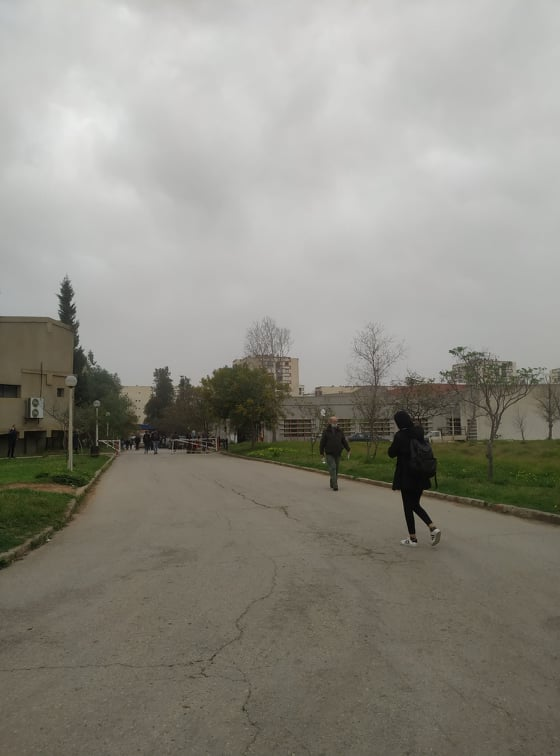
#> input picture tp3/image1.jpg, 560 x 756 px
$ python stitch.py
#> lines starting #> are read from the running program, lines starting #| are printed output that depends on the picture
#reference: https://pylessons.com/OpenCV-image-stiching-continue

import cv2
import numpy as np
#original_image_right
img_r = cv2.imread('image1.jpg')
#> img_r is the input picture: shape (756, 560, 3); mean B, G, R 131.4, 140.3, 142.4
imgr = cv2.cvtColor(img_r,cv2.COLOR_BGR2GRAY)

#original_image_left
img_l = cv2.imread('image0.jpg')
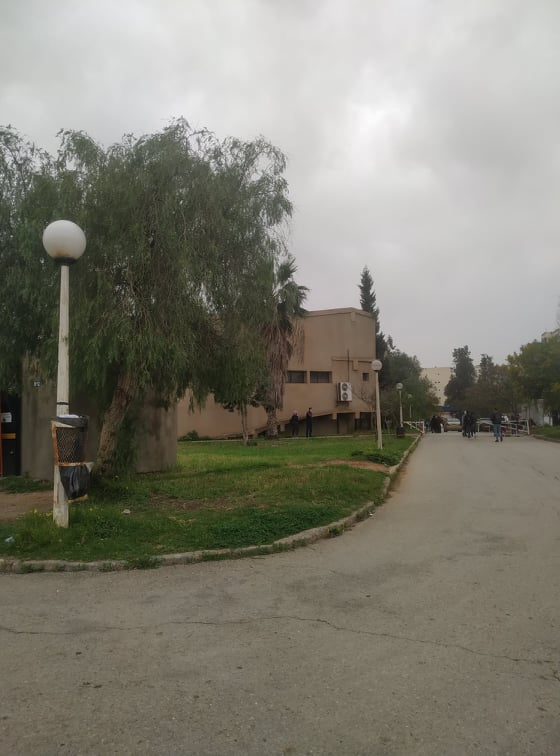
#> input picture tp3/image0.jpg, 560 x 756 px
#> img_l is the input picture: shape (756, 560, 3); mean B, G, R 115.1, 126.6, 128.7
imgl = cv2.cvtColor(img_l,cv2.COLOR_BGR2GRAY)
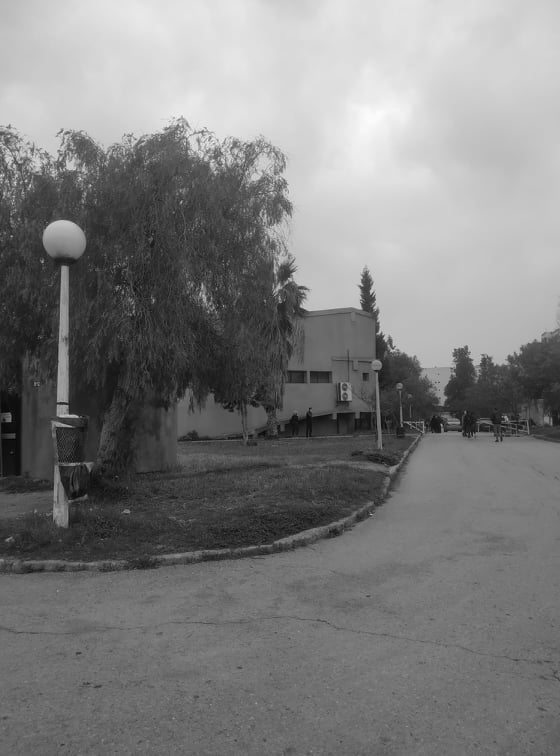
#> imgl: shape (756, 560); min 1, max 252, mean 125.9

sift = cv2.SIFT_create()
# find key points
kpr, desr = sift.detectAndCompute(imgr,None)
#> kpr = 619 keypoints; strongest (x, y, size): (66, 293, 10.4), (237, 409, 68.3), (450, 351, 2.1), (67, 311, 11.1)
kpl, desl = sift.detectAndCompute(imgl,None)
#> kpl = 877 keypoints; strongest (x, y, size): (77, 416, 2), (366, 282, 9.1), (368, 299, 10.1), (64, 270, 5.9)

cv2.imshow('original_image_left_keypoints',cv2.drawKeypoints(img_l,kpl,None))
cv2.waitKey(0)

cv2.imshow('original_image_right_keypoints',cv2.drawKeypoints(img_r,kpr,None))
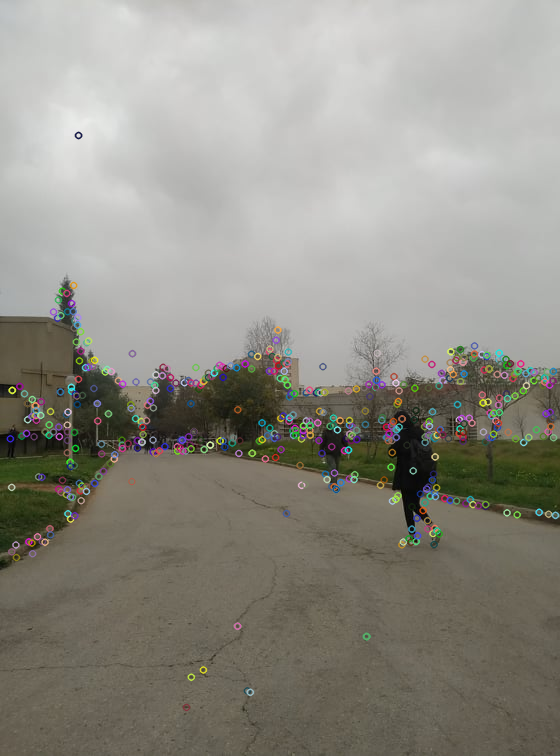
#> window 'original_image_right_keypoints': shape (756, 560, 3); mean B, G, R 132.9, 141.5, 143.5
cv2.waitKey(0)

match = cv2.BFMatcher()
matches = match.knnMatch(desr,desl,k=2)
#> matches = 619 matches

good = []
for m,n in matches:
    if m.distance < 0.3*n.distance:
        good.append(m)
#> after the loop, good = 24 matches

draw_params = dict(matchColor=(0,255,0),
                       singlePointColor=None,
                       flags=2)

img3 = cv2.drawMatches(img_r,kpr,img_l,kpl,good,None,**draw_params)
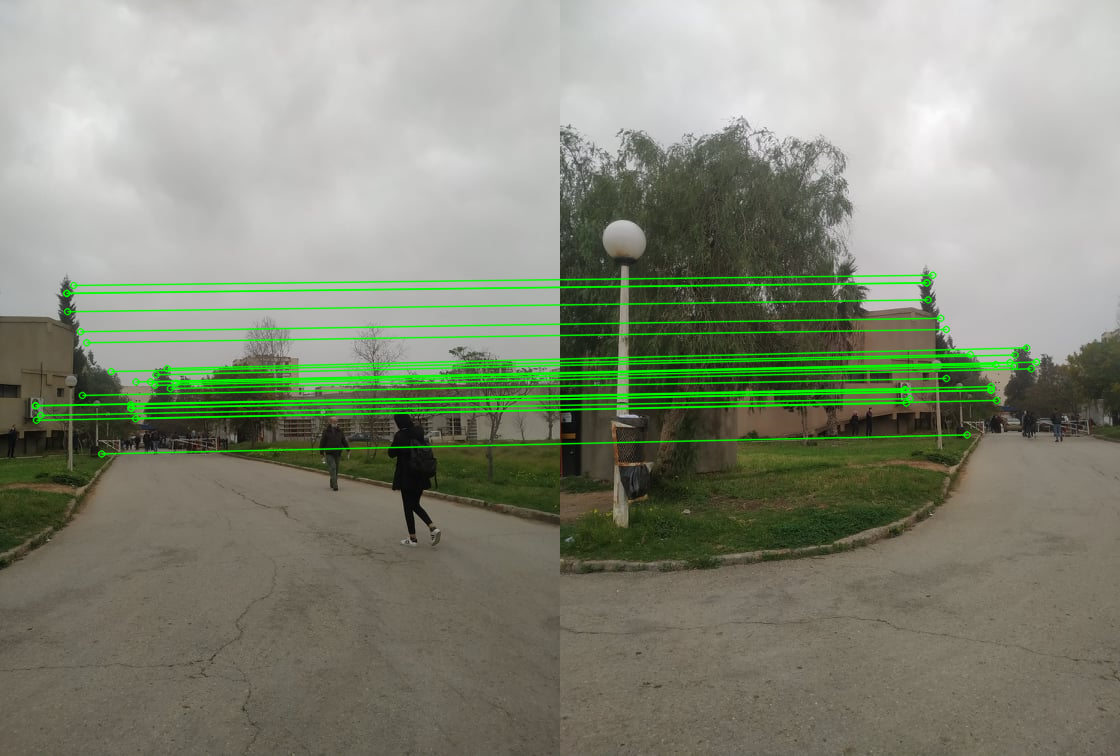
#> img3: shape (756, 1120, 3); mean B, G, R 120.8, 138.1, 132.7
cv2.imshow("Draw Matches Left Right.jpg", img3)
cv2.waitKey(0)

MIN_MATCH_COUNT = 10
if len(good) > MIN_MATCH_COUNT:
    src_pts = np.float32([ kpr[m.queryIdx].pt for m in good ]).reshape(-1,1,2)
#> src_pts = 24 rows, first 8: [35.03, 405.3], [35.03, 405.3], [35.94, 419.8], [40.27, 415], [66.29, 292.9], [66.29, 292.9], [67.08, 311.2], [73.16, 285]
    dst_pts = np.float32([ kpl[m.trainIdx].pt for m in good ]).reshape(-1,1,2)
#> dst_pts = 24 rows, first 8: [344.4, 389.3], [344.4, 389.3], [345.8, 402.6], [349.4, 398.2], [366.4, 282.4], [366.4, 282.4], [367.7, 299.4], [372.3, 274.7]

    M, mask = cv2.findHomography(src_pts, dst_pts, cv2.RANSAC, 5.0)
#> M = [[0.532, 0.0491, 298.4], [-0.341, 0.902, 26.98], [-0.000818, 1.53e-05, 1]]; mask = 24 values from 1 to 1

    h,w = imgr.shape
#> h = 756; w = 560
    pts = np.float32([ [0,0],[0,h-1],[w-1,h-1],[w-1,0] ]).reshape(-1,1,2)
#> pts = [[0, 0], [0, 755], [559, 755], [559, 0]]
    dst = cv2.perspectiveTransform(pts, M)
#> dst = [[298.4, 26.98], [331.6, 700], [1142.1, 934.1], [1098, -301.3]]
    imgr = cv2.polylines(imgr,[np.int32(dst)],True,255,3, cv2.LINE_AA)
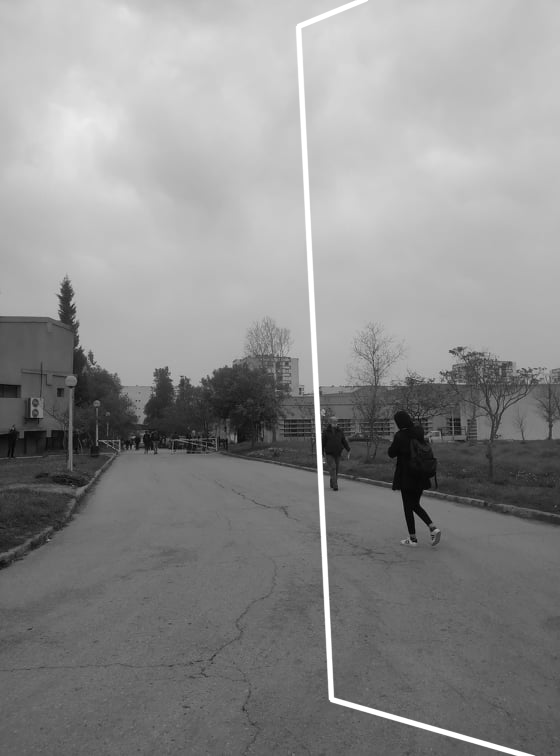
#> imgr: shape (756, 560); min 0, max 255, mean 141.3
    cv2.imshow("right_image_overlapping.jpg", imgr)
    cv2.waitKey(0)
else:
    print("Not enought matches are found - %d/%d", (len(good)/MIN_MATCH_COUNT))
print(img_l.shape[1] + img_r.shape[1], img_l.shape[0])
#| 1120 756
dst = cv2.warpPerspective(img_r,M,(img_l.shape[1] + img_r.shape[1], img_l.shape[0]))
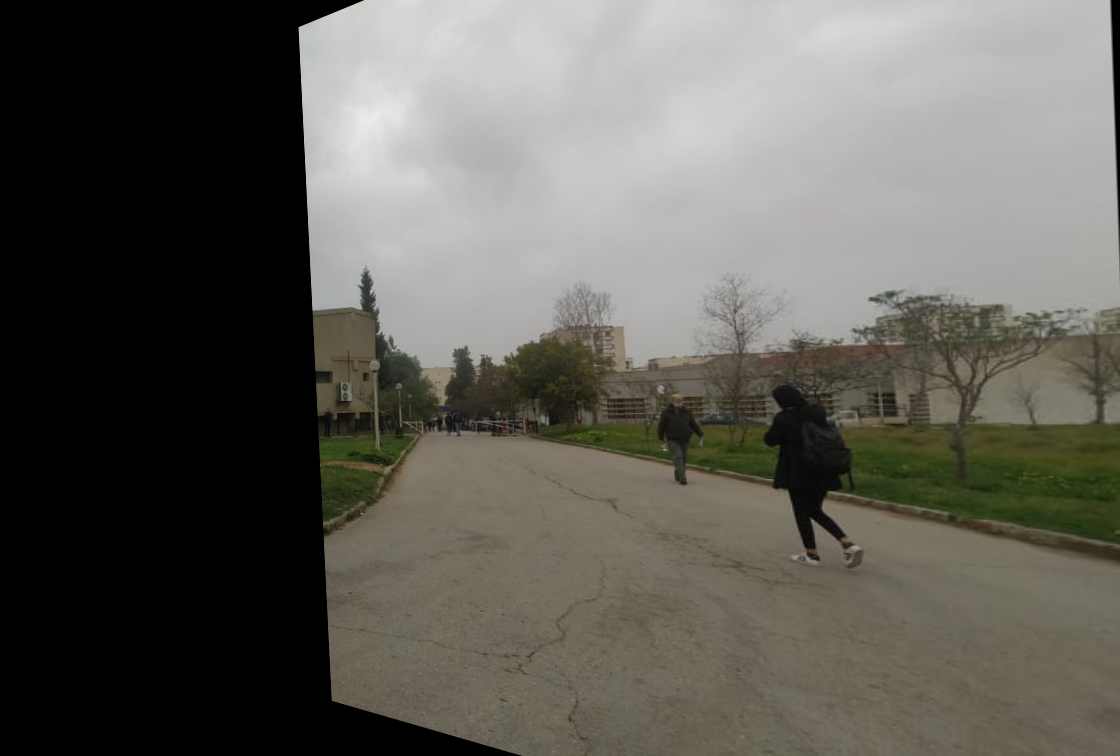
#> dst: shape (756, 1120, 3); mean B, G, R 88.4, 95.4, 96.8
cv2.imshow("dst warpPerspective", dst)
cv2.waitKey(0)

dst[0:img_l.shape[0],0:img_l.shape[1]] = img_l
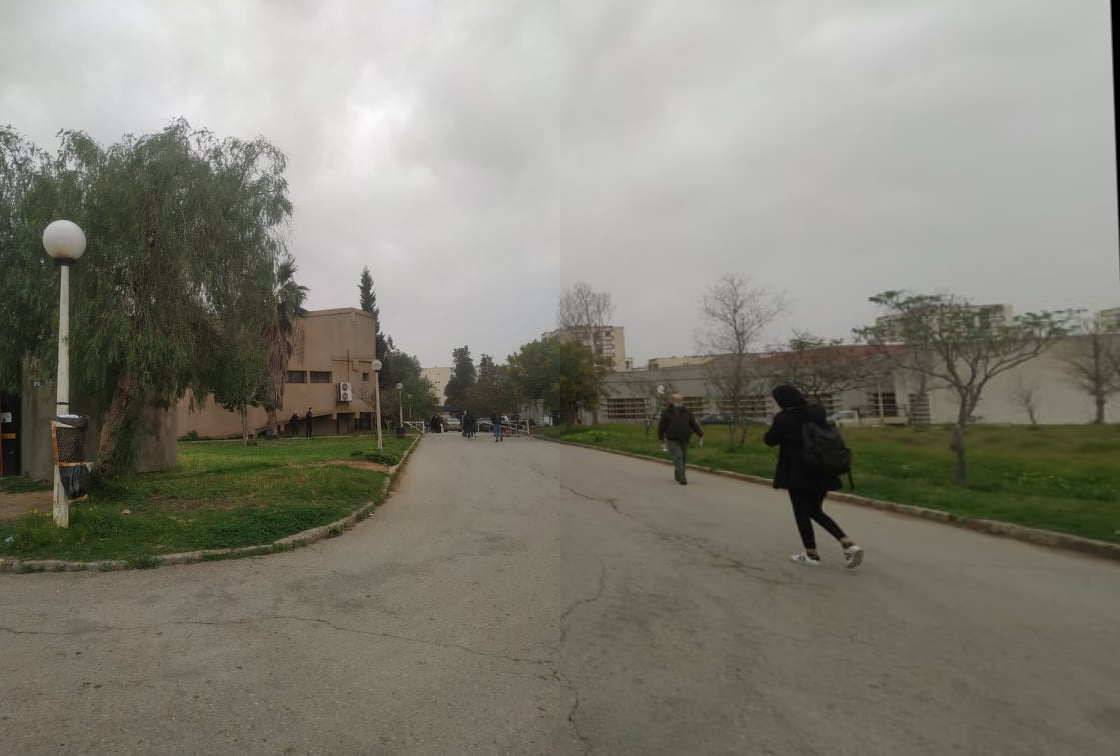
#> dst: shape (756, 1120, 3); mean B, G, R 118.1, 129, 131
cv2.imshow("add left image to the warped right.jpg", dst)
cv2.waitKey(0)

def trim(frame):
    #crop
    if not np.sum(frame[0]):
        return trim(frame[1:])
    #crop
    if not np.sum(frame[-1]):
        return trim(frame[0:-1])
    #crop
    if not np.sum(frame[:,0]):
        return trim(frame[:,1:])
    #crop
    if not np.sum(frame[:,-1]):
        return trim(frame[:,:-2])
    return frame
#https://www.w3schools.com/python/numpy/numpy_array_slicing.asp
arr = np.array([[1, 2, 3, 4, 5], [6, 7, 8, 9, 10]])
print(arr[:, -1])
print(arr[:, :-2])
print(arr[:,0])
print(arr[:,1:])
print(arr[-1])
print(arr[0:-1])
print(arr[0])
print(arr[1:])

cv2.imshow("original_image_stitched_crop.jpg", trim(dst))
cv2.waitKey(0)
cv2.imwrite("original_image_stitched_crop.jpg", trim(dst))
